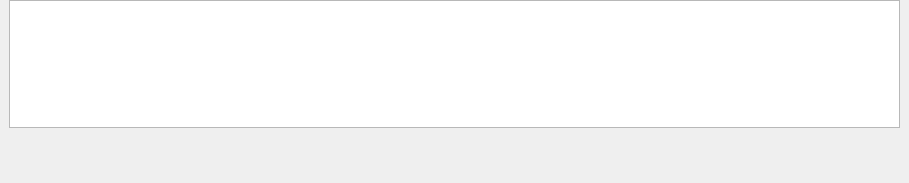
<?xml version="1.0" encoding="UTF-8"?>
<ui version="4.0">
 <class>AnimationListEditorTimelineDockWidget</class>
 <widget class="QDockWidget" name="TimelineDockWidget">
  <property name="enabled">
   <bool>true</bool>
  </property>
  <property name="geometry">
   <rect>
    <x>0</x>
    <y>0</y>
    <width>909</width>
    <height>183</height>
   </rect>
  </property>
  <property name="windowTitle">
   <string>Timeline</string>
  </property>
  <widget class="QWidget" name="dockWidgetContents">
   <layout class="QVBoxLayout" name="verticalLayout">
    <property name="topMargin">
     <number>0</number>
    </property>
    <item>
     <widget class="TimelineGraphicsView" name="view">
      <property name="alignment">
       <set>Qt::AlignLeading|Qt::AlignLeft|Qt::AlignTop</set>
      </property>
      <property name="renderHints">
       <set>QPainter::TextAntialiasing</set>
      </property>
      <property name="viewportUpdateMode">
       <enum>QGraphicsView::FullViewportUpdate</enum>
      </property>
     </widget>
    </item>
    <item>
     <widget class="QWidget" name="widget" native="true">
      <layout class="QHBoxLayout" name="horizontalLayout">
       <item>
        <spacer name="horizontalSpacer">
         <property name="orientation">
          <enum>Qt::Horizontal</enum>
         </property>
         <property name="sizeHint" stdset="0">
          <size>
           <width>40</width>
           <height>20</height>
          </size>
         </property>
        </spacer>
       </item>
       <item>
        <widget class="QPushButton" name="playButton">
         <property name="enabled">
          <bool>true</bool>
         </property>
         <property name="toolTip">
          <string>Plays from the current position forward</string>
         </property>
         <property name="text">
          <string/>
         </property>
         <property name="icon">
          <iconset>
           <normaloff>icons/animation_editing/timeline_play.png</normaloff>icons/animation_editing/timeline_play.png</iconset>
         </property>
         <property name="iconSize">
          <size>
           <width>22</width>
           <height>22</height>
          </size>
         </property>
         <property name="autoDefault">
          <bool>false</bool>
         </property>
         <property name="default">
          <bool>false</bool>
         </property>
         <property name="flat">
          <bool>true</bool>
         </property>
        </widget>
       </item>
       <item>
        <widget class="QPushButton" name="pauseButton">
         <property name="toolTip">
          <string>Pauses at current position or resumes playback at current position</string>
         </property>
         <property name="text">
          <string/>
         </property>
         <property name="icon">
          <iconset>
           <normaloff>icons/animation_editing/timeline_pause.png</normaloff>icons/animation_editing/timeline_pause.png</iconset>
         </property>
         <property name="iconSize">
          <size>
           <width>22</width>
           <height>22</height>
          </size>
         </property>
         <property name="flat">
          <bool>true</bool>
         </property>
        </widget>
       </item>
       <item>
        <widget class="QPushButton" name="stopButton">
         <property name="toolTip">
          <string>Stops playback (pauses and rewinds to the start)</string>
         </property>
         <property name="text">
          <string/>
         </property>
         <property name="icon">
          <iconset>
           <normaloff>icons/animation_editing/timeline_stop.png</normaloff>icons/animation_editing/timeline_stop.png</iconset>
         </property>
         <property name="iconSize">
          <size>
           <width>22</width>
           <height>22</height>
          </size>
         </property>
         <property name="flat">
          <bool>true</bool>
         </property>
        </widget>
       </item>
      </layout>
     </widget>
    </item>
   </layout>
  </widget>
 </widget>
 <customwidgets>
  <customwidget>
   <class>TimelineGraphicsView</class>
   <extends>QGraphicsView</extends>
   <header>ceed.editors.animation_list.visual</header>
  </customwidget>
 </customwidgets>
 <resources/>
 <connections/>
</ui>
